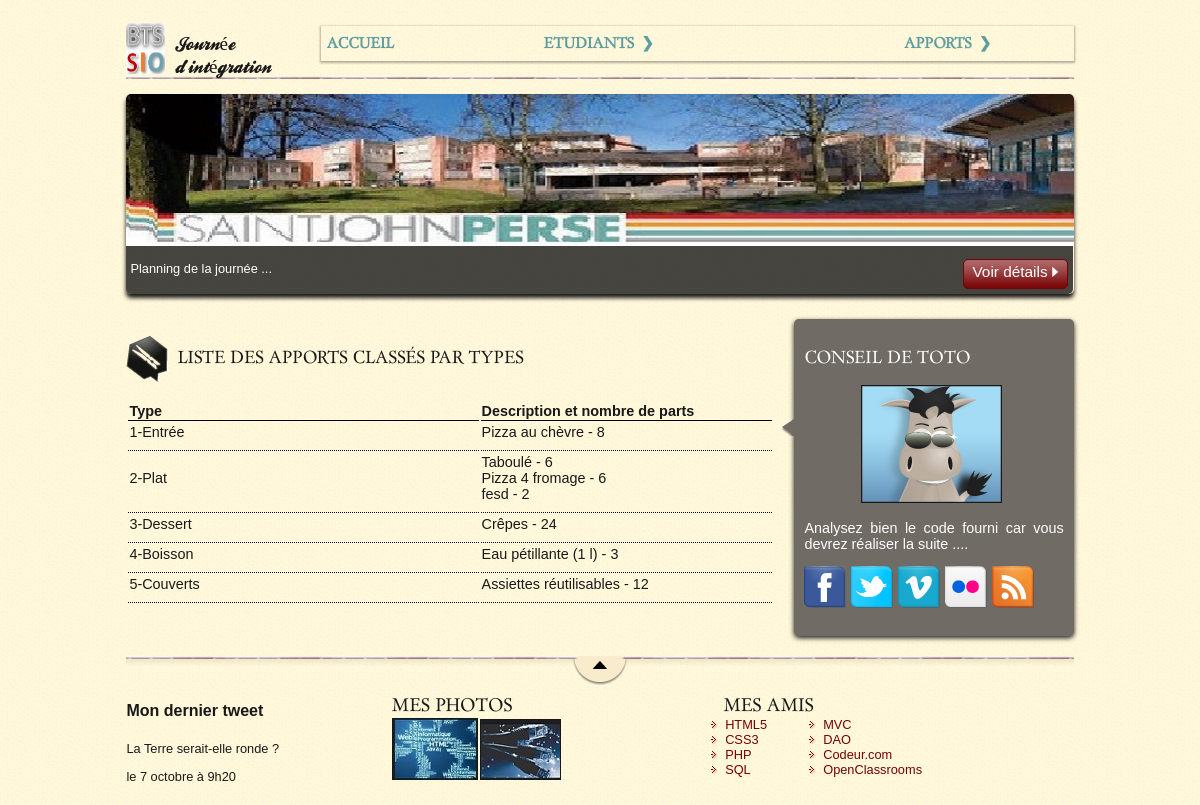
Screenshot of /4-SiteFourni/index.php?controleur=apports with the database file from the repository.
### tables this page shows
CREATE TABLE IF NOT EXISTS `apport` (
`idA` int(11) NOT NULL,
  `description` varchar(25) NOT NULL,
  `nbParts` int(11) NOT NULL,
  `idT` int(11) DEFAULT NULL
);

CREATE TABLE IF NOT EXISTS `typeapport` (
`idT` int(11) NOT NULL,
  `libelle` varchar(10) NOT NULL
);

### 4-SiteFourni/modeles/BaseDAO.php (called while the page is built)
<?php
class BaseDAO {
    private $db;
    public function __construct() {
		try{
            $this->db = new PDO('mysql:host=localhost;dbname=ap.3pique-nique','root','root');
            $this->db->query("SET CHARACTER SET utf8");
		}
		catch ( PDOException $erreur){
            die("Erreur de connexion à la base de données ".$erreur->getMessage());
		}
    }
    public function query($sql) {
        return $this->db->query($sql);
    }
}

### 4-SiteFourni/modeles/ApportDAO.php (called while the page is built, shortened)
<?php
class ApportDAO extends BaseDAO{
    public function getLesApports() {
        $sql = "SELECT * FROM Apport INNER JOIN TypeApport ON Apport.idT = TypeApport.idT ORDER BY libelle;";
        $resultat = $this->query($sql);
        $lesLignes = $resultat->fetchall();
        $tabApports = array();
        foreach ($lesLignes as $uneLigne){
            $unTypeApport = new TypeApport($uneLigne['libelle'],$uneLigne['idT']);
            $unApport = new Apport($uneLigne['description'], $uneLigne['nbParts'], $unTypeApport,$uneLigne['idT']);
            $tabApports[]=$unApport;
        }
        return $tabApports;
    }
}

### 4-SiteFourni/modeles/Apport.php (called while the page is built, shortened)
<?php
class Apport {
    private $description;
    private $nbParts;
    private $sonTypeApport;
    public function __construct(string $uneDescription, string $unNbParts, TypeApport $unTypeApport=null,int $unId = null) {
        $this->description=$uneDescription;
        $this->nbParts= $unNbParts;
        $this->sonTypeApport= $unTypeApport;
    }
    public function getDescription() {
        return $this->description;
    }
    public function getNbParts() {
        return $this->nbParts;
    }
    public function getSonTypeApport() {
        return $this->sonTypeApport;
    }
}

### 4-SiteFourni/modeles/TypeApport.php (called while the page is built, shortened)
<?php
class TypeApport {
    private $libelle;
    public function __construct(string $unLibelle, int $unId = null) {
        $this->libelle=$unLibelle;
    }
    public function getLibelle() {
        return $this->libelle;
    }
}

### 4-SiteFourni/vues/afficheApports.php (the view)
<article id="listeApports">
    <h1><img src="images/ico_epingle.png" alt="Intégration" class="ico_categorie" />Liste des Apports classés par types</h1>
    <table>
        <tr>
            <th class="nomClasse"> Type </th><th class="nomEtudiant"> Description et nombre de parts   </th>
        </tr>
        <tr>
         <?php
         $typeCourant="";
         $debut= true;
        foreach ($lesApports as $unApport) {
            if ($debut)  {
                ?>
                 <td> <?php echo $unApport->getSonTypeApport()->getLibelle(); ?></td>
                 <td> <?php echo $unApport->getDescription(). " - ".$unApport->getNbParts();
                $debut=false;
            }
            elseif ($typeCourant!=$unApport->getSonTypeApport()->getLibelle()) {
        ?>
                 </td></tr>
                <tr>
                 <td> <?php echo $unApport->getSonTypeApport()->getLibelle(); ?></td>
                 <td> <?php echo $unApport->getDescription(). " - ".$unApport->getNbParts();
            }
            else {
                  echo "<br/>".$unApport->getDescription(). " - ".$unApport->getNbParts();
            }
            $typeCourant=$unApport->getSonTypeApport()->getLibelle();
        }
        ?>
        </td></tr>
    </table>
</article>
<aside>
    <h1>Conseil de Toto</h1>
    <img src="images/bulle.png" alt="" id="fleche_bulle" />
    <p id="photo_toto"><img src="images/toto_photo.png" alt="Avatar de l'auteur Toto" /></p>
    <p> Analysez bien le code fourni car vous devrez réaliser la suite ....</p>
    <p><img src="images/facebook.png" alt="Facebook" /><img src="images/twitter.png" alt="Twitter" /><img src="images/vimeo.png" alt="Vimeo" /><img src="images/flickr.png" alt="Flickr" /><img src="images/rss.png" alt="RSS" /></p>
</aside>

### 4-SiteFourni/style.css (style rules this page uses)
:root { --hauteur-menu: 35px; --hauteur-sousMenu: 25px; }
body { background: url('images/fond_jaune.png'); font-family: 'Trebuchet MS', Arial, sans-serif; color: #181818; }
section h1, footer h1, nav a { font-family: Dayrom, serif; font-weight: normal; text-transform: uppercase; }
article, aside { text-align: justify; }
article { margin-right: 20px; flex: 3; }
#listeEtudiants, #listeApports { font-size:0.9em; }
.ico_categorie { vertical-align: middle; margin-right: 8px; }
aside { flex: 1.2; position: relative; background-color: #706b64; box-shadow: 0px 2px 5px #1c1a19; border-radius: 5px; padding: 10px; color: white; font-size: 0.9em; }
#fleche_bulle { position: absolute; top: 100px; left: -12px; }
#photo_toto { text-align: center; }
#photo_toto img { border: 1px solid #181818; }
aside img { margin-right: 5px; }
footer p, footer ul { font-size: 0.8em; }
footer h1 { font-size: 1.1em; }
#tweet { width: 28%; }
#mes_photos { width: 35%; }
#mes_amis { width: 21%; }
#mes_photos img { margin-top : -10px; border: 1px solid #181818; margin-right: 2px; }
#listes_amis { display: flex; justify-content: space-between; margin-top: 0; }
#mes_amis ul { margin-top : -10px; list-style-image: url('images/ico_liensexterne.png'); padding-left: 2px; }
#mes_amis a { text-decoration: none; color: #760001; }
th { border-bottom: 1px solid black; }
.nomClasse { width: 30%; }
.nomEtudiant { width: 25%; }
table { margin: auto; }
td { border-bottom: 1px dotted black; padding-bottom: 10px; }

### rows the page displays
apport: idT.libelle "1-Entrée", description "Pizza au chèvre", nbParts "8"
apport: idT.libelle "2-Plat", description "Taboulé", nbParts "6"
apport: description "Pizza 4 fromage", nbParts "6"
apport: description "fesd", nbParts "2"
apport: idT.libelle "3-Dessert", description "Crêpes", nbParts "24"
apport: idT.libelle "4-Boisson", description "Eau pétillante (1 l)", nbParts "3"
apport: idT.libelle "5-Couverts", description "Assiettes réutilisables", nbParts "12"
